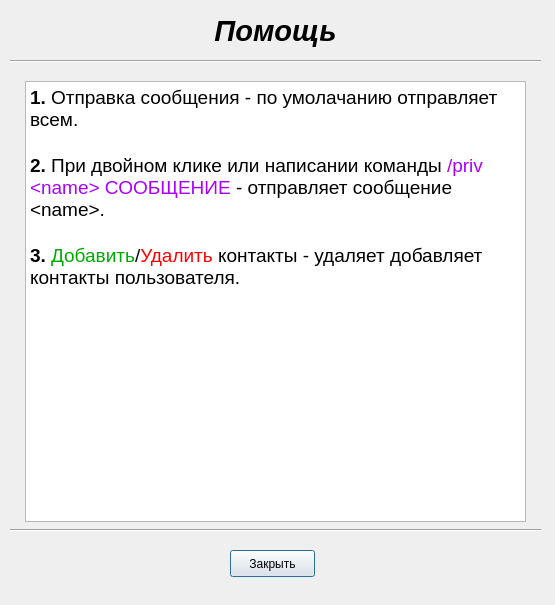
<?xml version="1.0" encoding="UTF-8"?>
<ui version="4.0">
 <class>Dialog</class>
 <widget class="QDialog" name="Dialog">
  <property name="geometry">
   <rect>
    <x>0</x>
    <y>0</y>
    <width>555</width>
    <height>605</height>
   </rect>
  </property>
  <property name="maximumSize">
   <size>
    <width>555</width>
    <height>605</height>
   </size>
  </property>
  <property name="windowTitle">
   <string>Dialog</string>
  </property>
  <widget class="QPushButton" name="pushButton">
   <property name="geometry">
    <rect>
     <x>230</x>
     <y>550</y>
     <width>85</width>
     <height>27</height>
    </rect>
   </property>
   <property name="text">
    <string>Закрыть</string>
   </property>
  </widget>
  <widget class="QLabel" name="label">
   <property name="geometry">
    <rect>
     <x>20</x>
     <y>10</y>
     <width>511</width>
     <height>41</height>
    </rect>
   </property>
   <property name="font">
    <font>
     <pointsize>22</pointsize>
     <weight>75</weight>
     <italic>true</italic>
     <bold>true</bold>
    </font>
   </property>
   <property name="text">
    <string>Помощь</string>
   </property>
   <property name="alignment">
    <set>Qt::AlignCenter</set>
   </property>
  </widget>
  <widget class="Line" name="line">
   <property name="geometry">
    <rect>
     <x>10</x>
     <y>51</y>
     <width>531</width>
     <height>20</height>
    </rect>
   </property>
   <property name="orientation">
    <enum>Qt::Horizontal</enum>
   </property>
  </widget>
  <widget class="Line" name="line_2">
   <property name="geometry">
    <rect>
     <x>10</x>
     <y>520</y>
     <width>531</width>
     <height>20</height>
    </rect>
   </property>
   <property name="orientation">
    <enum>Qt::Horizontal</enum>
   </property>
  </widget>
  <widget class="QTextBrowser" name="textBrowser">
   <property name="geometry">
    <rect>
     <x>25</x>
     <y>81</y>
     <width>501</width>
     <height>441</height>
    </rect>
   </property>
   <property name="html">
    <string>&lt;!DOCTYPE HTML PUBLIC &quot;-//W3C//DTD HTML 4.0//EN&quot; &quot;http://www.w3.org/TR/REC-html40/strict.dtd&quot;&gt;
&lt;html&gt;&lt;head&gt;&lt;meta name=&quot;qrichtext&quot; content=&quot;1&quot; /&gt;&lt;style type=&quot;text/css&quot;&gt;
p, li { white-space: pre-wrap; }
&lt;/style&gt;&lt;/head&gt;&lt;body style=&quot; font-family:'Noto Sans'; font-size:9pt; font-weight:400; font-style:normal;&quot;&gt;
&lt;p style=&quot; margin-top:0px; margin-bottom:0px; margin-left:0px; margin-right:0px; -qt-block-indent:0; text-indent:0px;&quot;&gt;&lt;span style=&quot; font-size:14pt; font-weight:600;&quot;&gt;1.&lt;/span&gt;&lt;span style=&quot; font-size:14pt;&quot;&gt; Отправка сообщения - по умолачанию отправляет всем.&lt;/span&gt;&lt;/p&gt;
&lt;p style=&quot;-qt-paragraph-type:empty; margin-top:0px; margin-bottom:0px; margin-left:0px; margin-right:0px; -qt-block-indent:0; text-indent:0px; font-size:14pt;&quot;&gt;&lt;br /&gt;&lt;/p&gt;
&lt;p style=&quot; margin-top:0px; margin-bottom:0px; margin-left:0px; margin-right:0px; -qt-block-indent:0; text-indent:0px;&quot;&gt;&lt;span style=&quot; font-size:14pt; font-weight:600;&quot;&gt;2.&lt;/span&gt;&lt;span style=&quot; font-size:14pt;&quot;&gt; При двойном клике или написании команды &lt;/span&gt;&lt;span style=&quot; font-size:14pt; color:#aa00ff;&quot;&gt;/priv &amp;lt;name&amp;gt; СООБЩЕНИЕ&lt;/span&gt;&lt;span style=&quot; font-size:14pt;&quot;&gt; - отправляет сообщение &amp;lt;name&amp;gt;.&lt;/span&gt;&lt;/p&gt;
&lt;p style=&quot;-qt-paragraph-type:empty; margin-top:0px; margin-bottom:0px; margin-left:0px; margin-right:0px; -qt-block-indent:0; text-indent:0px; font-size:14pt;&quot;&gt;&lt;br /&gt;&lt;/p&gt;
&lt;p style=&quot; margin-top:0px; margin-bottom:0px; margin-left:0px; margin-right:0px; -qt-block-indent:0; text-indent:0px;&quot;&gt;&lt;span style=&quot; font-size:14pt; font-weight:600;&quot;&gt;3.&lt;/span&gt;&lt;span style=&quot; font-size:14pt;&quot;&gt; &lt;/span&gt;&lt;span style=&quot; font-size:14pt; color:#00aa00;&quot;&gt;Добавить&lt;/span&gt;&lt;span style=&quot; font-size:14pt;&quot;&gt;/&lt;/span&gt;&lt;span style=&quot; font-size:14pt; color:#ff0000;&quot;&gt;Удалить&lt;/span&gt;&lt;span style=&quot; font-size:14pt;&quot;&gt; контакты - удаляет добавляет контакты пользователя.&lt;/span&gt;&lt;/p&gt;&lt;/body&gt;&lt;/html&gt;</string>
   </property>
  </widget>
 </widget>
 <resources/>
 <connections>
  <connection>
   <sender>pushButton</sender>
   <signal>clicked()</signal>
   <receiver>Dialog</receiver>
   <slot>close()</slot>
   <hints>
    <hint type="sourcelabel">
     <x>292</x>
     <y>563</y>
    </hint>
    <hint type="destinationlabel">
     <x>277</x>
     <y>302</y>
    </hint>
   </hints>
  </connection>
 </connections>
</ui>
